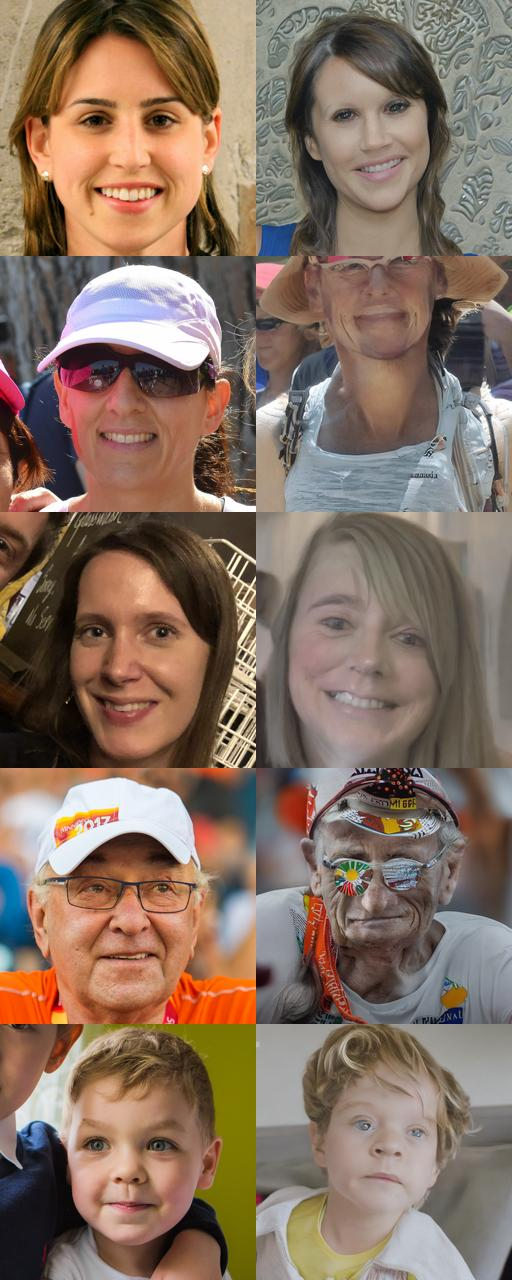
#> input picture unclip_embeddings_faces/comparacao_unclip_flat_batched.jpg, 512 x 1280 px
$ python make_unclip_grid.py
#> lines starting #> are read from the running program, lines starting #| are printed output that depends on the picture
import os
from PIL import Image

# Define paths to your two grid images
img_faces_path = "unclip_embeddings_faces/comparacao_unclip_flat_batched.jpg"
img_flowers_path = "unclip_embeddings_flowers/comparacao_unclip_flat_batched.jpg"

# Configuration
ORIG_SUB_SIZE = 256    # Original size of each face/flower image
TARGET_SUB_SIZE = 64   # Desired final size of each face/flower image
ROWS_TO_TAKE = 5       # Number of rows to copy from each grid

def combine_grids_horizontally(path1, path2, output_path="combined_grid_horizontal.jpg"):
    # Open both grid images
#> called with output_path = 'combined_grid_horizontal.jpg'
    img1 = Image.open(path1)
#> img1 is the input picture: PIL image 512x1280 RGB; mean R, G, B 134, 112.6, 97.7
    img2 = Image.open(path2)
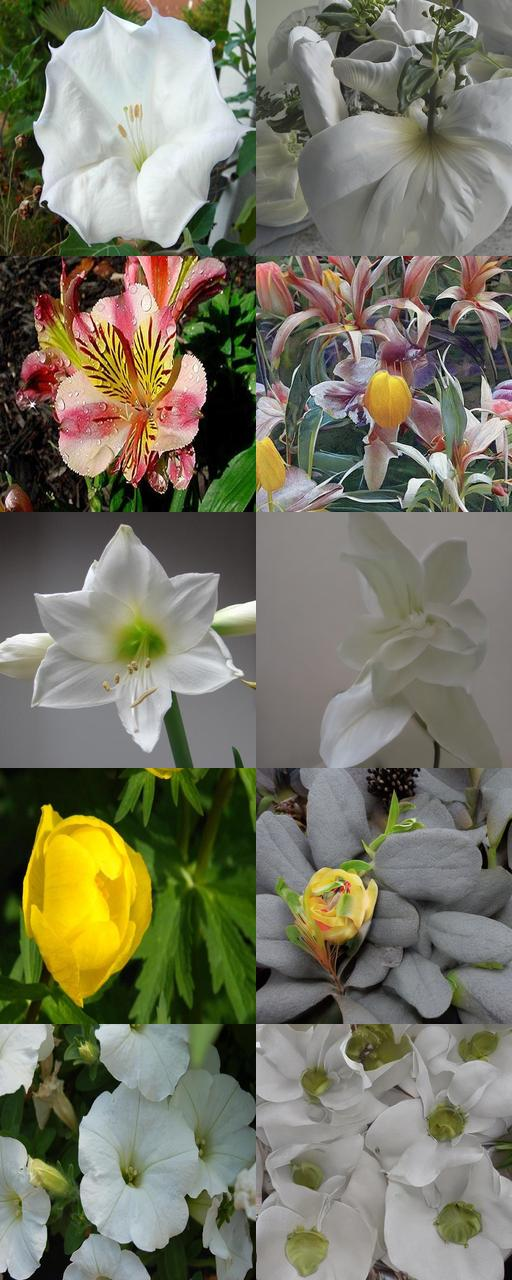
#> input picture unclip_embeddings_flowers/comparacao_unclip_flat_batched.jpg, 512 x 1280 px
#> img2 is the input picture: PIL image 512x1280 RGB; mean R, G, B 119.2, 118.1, 99.7

    # Calculate the pixel height of the first 4 rows (4 * 256 = 1024 pixels)
    crop_height = ROWS_TO_TAKE * ORIG_SUB_SIZE

    # Crop the first 4 rows from both grids
    grid1_cropped = img1.crop((0, 0, img1.width, crop_height))
    grid2_cropped = img2.crop((0, 0, img2.width, crop_height))

    # Calculate new scaled dimensions (scaled down by 75%)
    scale_factor = TARGET_SUB_SIZE / ORIG_SUB_SIZE
    new_width1 = int(img1.width * scale_factor)
#> new_width1 = 128
    new_width2 = int(img2.width * scale_factor)
#> new_width2 = 128
    new_height = int(crop_height * scale_factor)

    # Resize the cropped blocks using high-quality downscaling
    grid1_resized = grid1_cropped.resize((new_width1, new_height), Image.Resampling.LANCZOS)
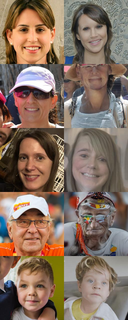
#> grid1_resized: PIL image 128x320 RGB; mean R, G, B 134, 112.6, 97.7
    grid2_resized = grid2_cropped.resize((new_width2, new_height), Image.Resampling.LANCZOS)
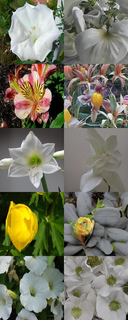
#> grid2_resized: PIL image 128x320 RGB; mean R, G, B 119.2, 118.1, 99.7

    # Create a new blank canvas to stick them side-by-side
    # Total width is the sum of both; total height matches the cropped height
    total_width = new_width1 + new_width2
#> total_width = 256
    final_image = Image.new("RGB", (total_width, new_height))
#> final_image: PIL image 256x320 RGB; every value is 0

    # Paste the resized grids side-by-side into the canvas
    final_image.paste(grid1_resized, (0, 0))            # Left side
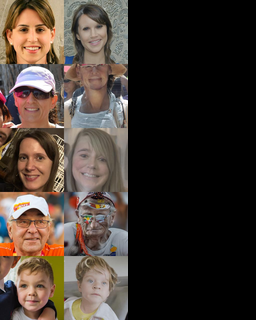
#> final_image: PIL image 256x320 RGB; mean R, G, B 67, 56.3, 48.8
    final_image.paste(grid2_resized, (new_width1, 0))    # Right side
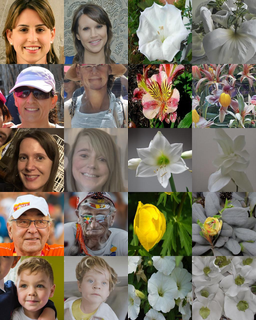
#> final_image: PIL image 256x320 RGB; mean R, G, B 126.6, 115.3, 98.7

    # Save the output image
    final_image.save(output_path, quality=95)
    print(f"Success! Horizontally combined image saved to: {output_path}")

# Run the script
if __name__ == "__main__":
    combine_grids_horizontally(img_faces_path, img_flowers_path)
